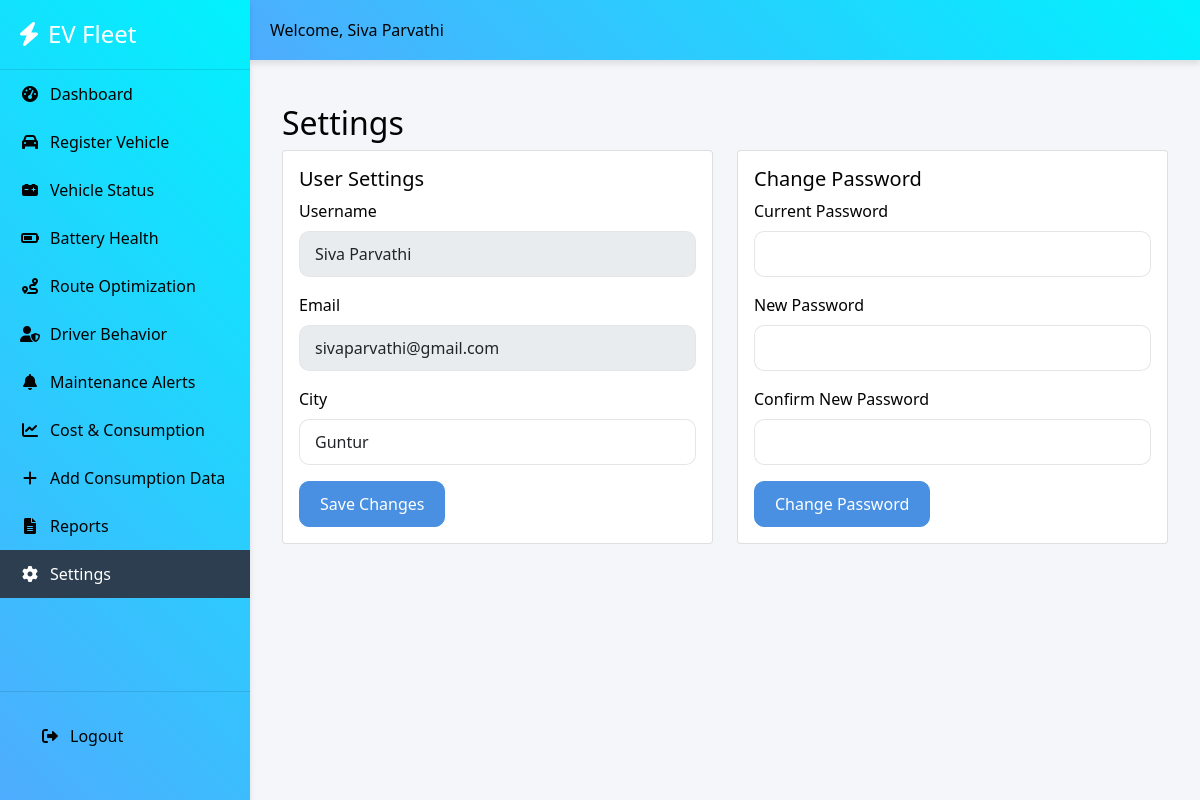
The page /settings (signed in) on the database as committed earlier.
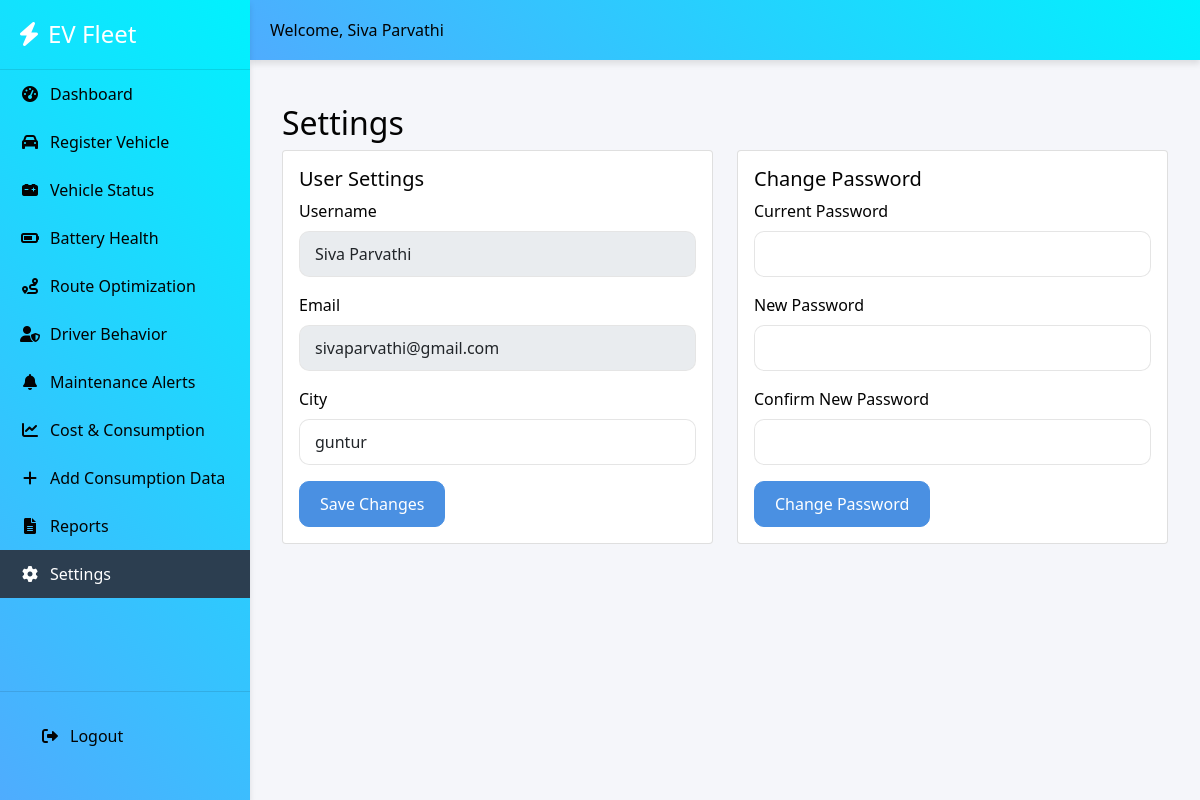
The same page on the database as committed later.
### app.py (models this page shows)
class User(db.Model):
    id = db.Column(db.Integer, primary_key=True)
    username = db.Column(db.String(80), unique=True, nullable=False)
    email = db.Column(db.String(170), unique=True, nullable=False)
    password = db.Column(db.String(80), nullable=False)
    city = db.Column(db.String(80), nullable=True)

### app.py (the view)
@app.route('/settings')
def settings():
    if not session.get('logged_in'):
        return redirect(url_for('login'))
    user = User.query.filter_by(username=session.get('username')).first()
    return render_template('settings.html', current_user=user)

### templates/settings.html (shortened to what this page needs)
{% extends "base.html" %}
{% block content %}
<div class="container mt-4">
    <h2>Settings</h2>
    <div class="row">
        <div class="col-md-6">
            <div class="card">
                <div class="card-body">
                    <h5 class="card-title">User Settings</h5>
                    <form id="userSettingsForm">
                        <div class="mb-3">
                            <label for="username" class="form-label">Username</label>
                            <input type="text" class="form-control" id="username" name="username" value="{{ current_user.username }}" readonly>
                        </div>
                        <div class="mb-3">
                            <label for="email" class="form-label">Email</label>
                            <input type="email" class="form-control" id="email" name="email" value="{{ current_user.email }}" readonly pattern="[a-z0-9._%+-]+@[a-z0-9.-]+\.[a-z]{2,}$" required>
                        </div>
                        <div class="mb-3">
                            <label for="city" class="form-label">City</label>
                            <input type="text" class="form-control" id="city" name="city" value="{{ current_user.city }}" minlength="2" maxlength="50" required>
                        </div>
                        <button type="submit" class="btn btn-primary">Save Changes</button>
                    </form>
                </div>
            </div>
        </div>
        <div class="col-md-6">
            <div class="card">
                <div class="card-body">
                    <h5 class="card-title">Change Password</h5>
                    <form id="passwordForm" novalidate>
                        <div class="mb-3">
                            <label for="currentPassword" class="form-label">Current Password</label>
                            <input type="password" class="form-control" id="currentPassword" name="currentPassword" required >
                        </div>
                        <div class="mb-3">
                            <label for="newPassword" class="form-label">New Password</label>
                            <input type="password" class="form-control" id="newPassword" name="newPassword" required >
                        </div>
                        <div class="mb-3">
                            <label for="confirmPassword" class="form-label">Confirm New Password</label>
                            <input type="password" class="form-control" id="confirmPassword" name="confirmPassword" >
                        </div>
                        <button type="submit" class="btn btn-primary">Change Password</button>
                    </form>
                </div>
            </div>
        </div>
    </div>
</div>
{% endblock %}

### templates/base.html (shortened to what the changed rows need)
<!DOCTYPE html>
<html lang="en">
<head>
    <link href="https://cdn.jsdelivr.net/npm/bootstrap@5.1.3/dist/css/bootstrap.min.css" rel="stylesheet">
    <link rel="stylesheet" href="https://cdnjs.cloudflare.com/ajax/libs/font-awesome/6.0.0/css/all.min.css">
    <link rel="stylesheet" href="{{ url_for('static', filename='css/style.css') }}">
</head>
<body>
    <div class="app-container">
        <main class="main-content">
            <div class="top-bar">
                <div class="user-info">
                    <span>Welcome, {{ session.get('username', 'User') }}</span>
                </div>
            </div>
            <div class="content-wrapper">
                {% block content %}{% endblock %}
            </div>
        </main>
    </div>
</body>
</html>

Rows that differ between the two databases and show on the page:
changed User "Siva Parvathi": city "Guntur" → "guntur"
